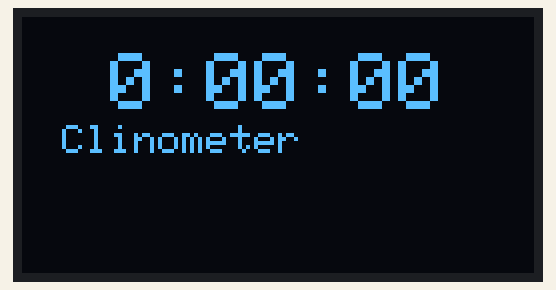
Simulated run of this sketch. Board: Arduino Uno, built with avr-gcc and run on an emulated ATmega328P. On the bench: 128×64 one-colour display.

Above: at 0.1 s.
At 4.2 s:
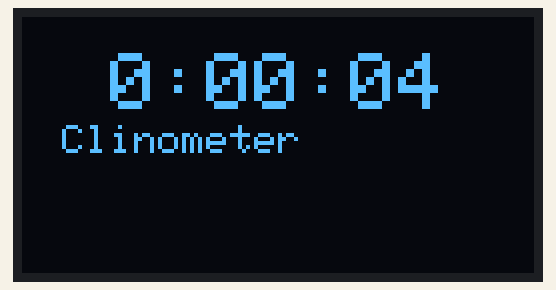
At 9.4 s:
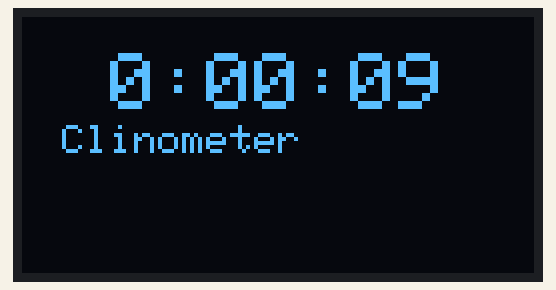
At 18.6 s:
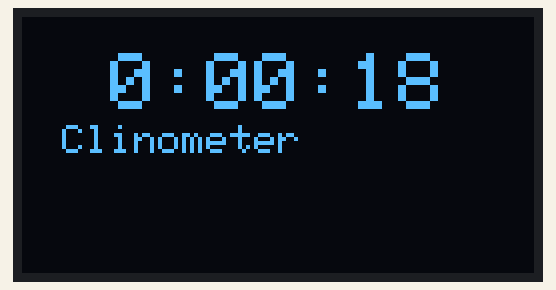
At 27.9 s:
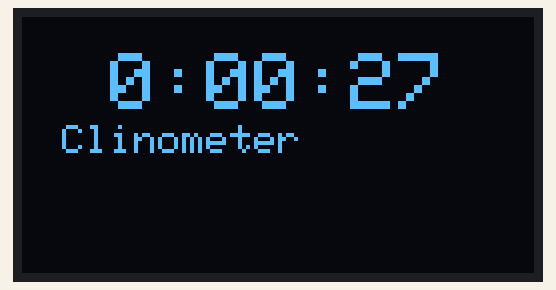
At 38.2 s:
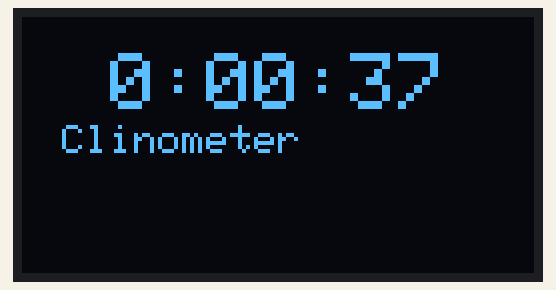

The sketch:

oled_clock.ino
```cpp
#include <Adafruit_GFX.h>
#include <Adafruit_SSD1306.h>

#define OLED_RESET 4
#define SCREEN_WIDTH 128
#define SCREEN_HEIGHT 64

Adafruit_SSD1306 display(OLED_RESET);

void setup() {
  display.begin(SSD1306_SWITCHCAPVCC, 0x3C);
  display.clearDisplay();
}

void loop() {
  static int counter = 0;
  int seconds = counter % 60; // Calculate seconds
  int minutes = (counter / 60) % 60; // Calculate minutes
  int hours = counter / 3600; // Calculate hours

  displayTime(hours, minutes, seconds);
  delay(1000);
  counter++; // Increment the counter to keep track of time
}

void displayTime(int hours, int minutes, int seconds) {
  display.clearDisplay(); // Clear the display buffer

  // Calculate the horizontal position to center the time string
  int xPos = (SCREEN_WIDTH - 84) / 2; // Center the time display (84 is the total width of "00:00:00")
  display.setTextSize(2);
  display.setTextColor(SSD1306_WHITE);
  display.setCursor(xPos, 9);
  display.print(hours);
  display.print(":");
  if (minutes < 10) {
    display.print("0"); // Add leading zero for single-digit minutes
  }
  display.print(minutes);
  display.print(":");
  if (seconds < 10) {
    display.print("0"); // Add leading zero for single-digit seconds
  }
  display.print(seconds);

  // Set the position for the "Clinometer" logo
  display.setTextSize(1);
  display.setCursor(10, 27); // Custom position for the logo
  display.print("Clinometer");

  display.display();
}
```

Measured:
- what the display in image 1 shows lasts 1.0 s, from 4.2 s to 5.2 s
